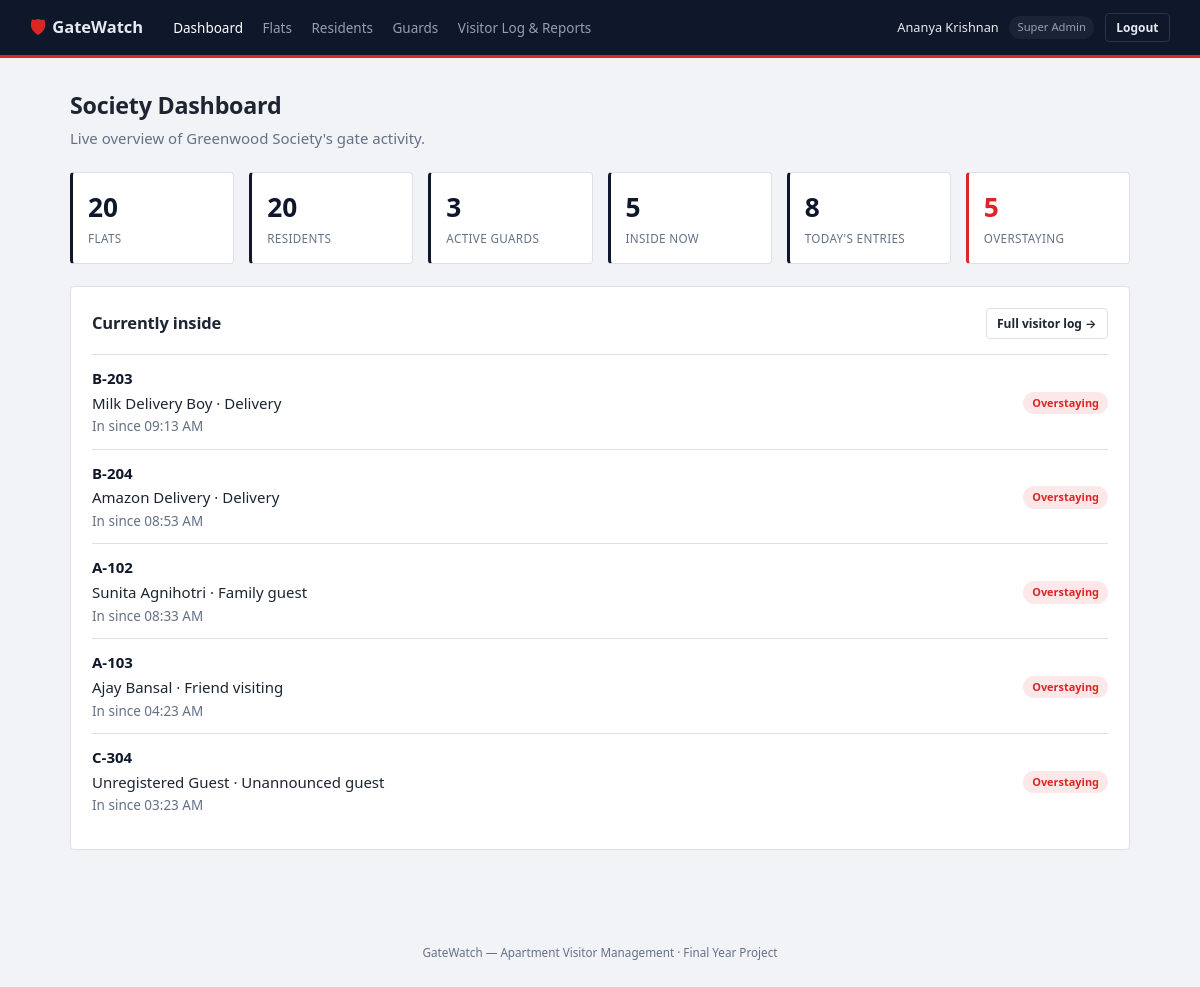
/index.php?route=admin/dashboard (signed in), run on the app's committed database.
### tables this page shows
CREATE TABLE visitor_logs (
    id                INT AUTO_INCREMENT PRIMARY KEY,
    gate_pass_id      INT NULL,
    flat_id           INT NOT NULL,
    visitor_name      VARCHAR(100) NOT NULL,
    visitor_phone     VARCHAR(20) NULL,
    purpose           VARCHAR(255) NULL,
    photo_note        VARCHAR(255) NULL,
    checked_in_at     DATETIME NOT NULL,
    checked_in_by     INT NOT NULL,
    checked_out_at    DATETIME NULL,
    checked_out_by    INT NULL,
    created_at        TIMESTAMP NOT NULL DEFAULT CURRENT_TIMESTAMP,
    FOREIGN KEY (gate_pass_id) REFERENCES gate_passes(id) ON DELETE SET NULL,
    FOREIGN KEY (flat_id) REFERENCES flats(id),
    FOREIGN KEY (checked_in_by) REFERENCES users(id),
    FOREIGN KEY (checked_out_by) REFERENCES users(id),
    KEY idx_visitor_logs_flat (flat_id),
    KEY idx_visitor_logs_checked_out (checked_out_at),
    KEY idx_visitor_logs_checked_in_at (checked_in_at)
);

CREATE TABLE flats (
    id            INT AUTO_INCREMENT PRIMARY KEY,
    block         VARCHAR(10) NOT NULL,
    number        VARCHAR(10) NOT NULL,
    floor         INT NULL,
    created_at    TIMESTAMP NOT NULL DEFAULT CURRENT_TIMESTAMP,
    UNIQUE KEY uniq_block_number (block, number)
);

### app/controllers/AdminController.php (called while the page is built, shortened)
<?php
require_once __DIR__ . '/../models/VisitorLog.php';
class AdminController
{
    public function dashboard(): void
    {
        $insideNow = VisitorLog::currentlyInside();
        $overstaying = array_filter($insideNow, fn($row) => VisitorLog::isOverstaying($row));
        $todayLog = VisitorLog::search(date('Y-m-d'), date('Y-m-d'), null);
        $pdo = Database::connect();
        $stats = [
            'flats'     => (int)$pdo->query('SELECT COUNT(*) AS c FROM flats')->fetch()['c'],
            'residents' => (int)$pdo->query('SELECT COUNT(*) AS c FROM residents')->fetch()['c'],
            'guards'    => (int)$pdo->query('SELECT COUNT(*) AS c FROM users WHERE role = "guard" AND status = "active"')->fetch()['c'],
            'inside'    => count($insideNow),
            'today'     => count($todayLog),
            'overstay'  => count($overstaying),
        ];
        require __DIR__ . '/../views/admin/dashboard.php';
    }
}

### public/index.php (called while the page is built, shortened)
<?php
require_once __DIR__ . '/../core/helpers.php';
require_once __DIR__ . '/../core/Database.php';
require_once __DIR__ . '/../app/models/VisitorLog.php';
require_once __DIR__ . '/../app/controllers/AdminController.php';
$router = new Router();
$router->get('login', fn() => (new AuthController())->showLogin());
$router->post('login', fn() => (new AuthController())->login());
$router->post('logout', fn() => (new AuthController())->logout());
$router->get('admin/dashboard', fn() => (new AdminController())->dashboard());
$router->get('admin/flats', fn() => (new AdminController())->flats());
$router->post('admin/flats/store', fn() => (new AdminController())->flatStore());
$router->post('admin/flats/update', fn() => (new AdminController())->flatUpdate());
$router->post('admin/flats/delete', fn() => (new AdminController())->flatDelete());
$router->get('admin/residents', fn() => (new AdminController())->residents());
$router->post('admin/residents/store', fn() => (new AdminController())->residentStore());
$router->post('admin/residents/status', fn() => (new AdminController())->residentStatus());
$router->get('admin/guards', fn() => (new AdminController())->guards());
$router->post('admin/guards/store', fn() => (new AdminController())->guardStore());
$router->post('admin/guards/status', fn() => (new AdminController())->guardStatus());
$router->get('admin/visitor-log', fn() => (new AdminController())->visitorLog());
$router->get('guard/dashboard', fn() => (new GuardController())->dashboard());
$router->get('guard/checkin', fn() => (new GuardController())->checkInForm());
$router->post('guard/checkin/lookup', fn() => (new GuardController())->lookupCode());
$router->post('guard/checkin/code', fn() => (new GuardController())->checkInByCode());
$router->post('guard/checkin/walkin', fn() => (new GuardController())->checkInWalkIn());
$router->post('guard/checkout', fn() => (new GuardController())->checkOut());
$router->get('resident/dashboard', fn() => (new ResidentController())->dashboard());
$router->get('resident/preapprove', fn() => (new ResidentController())->preapproveForm());
$router->post('resident/preapprove/store', fn() => (new ResidentController())->preapproveStore());
$router->post('resident/preapprove/cancel', fn() => (new ResidentController())->preapproveCancel());
$router->get('resident/history', fn() => (new ResidentController())->history());
$route = $_GET['route'] ?? '';
$router->dispatch($_SERVER['REQUEST_METHOD'], $route);

### core/Router.php (called while the page is built, shortened)
<?php
class Router
{
    private array $routes = ['GET' => [], 'POST' => []];
    public function get(string $route, callable $handler): void
    {
        $this->routes['GET'][$route] = $handler;
    }
    public function post(string $route, callable $handler): void
    {
        $this->routes['POST'][$route] = $handler;
    }
    public function dispatch(string $method, string $route): void
    {
        $handler = $this->routes[$method][$route] ?? null;
        try {
            $handler();
        } catch (Throwable $e) {
            error_log($e->getMessage());
            http_response_code(500);
            require __DIR__ . '/../app/views/errors/500.php';
        }
    }
}

### config/database.php (called while the page is built)
<?php
return [
    'host'     => '127.0.0.1',
    'port'     => 3306,
    'database' => 'apartment_visitor_management',
    'username' => 'root',
    'password' => '',
    'charset'  => 'utf8mb4',
];

### core/Database.php (called while the page is built)
<?php
class Database
{
    private static ?PDO $instance = null;
    public static function connect(): PDO
    {
        if (self::$instance === null) {
            $config = require __DIR__ . '/../config/database.php';
            $dsn = sprintf(
                'mysql:host=%s;port=%d;dbname=%s;charset=%s',
                $config['host'],
                $config['port'],
                $config['database'],
                $config['charset']
            );
            self::$instance = new PDO($dsn, $config['username'], $config['password'], [
                PDO::ATTR_ERRMODE            => PDO::ERRMODE_EXCEPTION,
                PDO::ATTR_DEFAULT_FETCH_MODE => PDO::FETCH_ASSOC,
                PDO::ATTR_EMULATE_PREPARES   => false,
            ]);
        }
        return self::$instance;
    }
}

### app/models/VisitorLog.php (called while the page is built, shortened)
<?php
require_once __DIR__ . '/../../core/Database.php';
class VisitorLog
{
    public static function currentlyInside(): array
    {
        $stmt = Database::connect()->query(
            self::baseSelect() . ' WHERE vl.checked_out_at IS NULL ORDER BY vl.checked_in_at DESC'
        );
        return $stmt->fetchAll();
    }
    public static function search(?string $dateFrom, ?string $dateTo, ?int $flatId): array
    {
        $sql = self::baseSelect() . ' WHERE 1=1';
        $params = [];
        if ($dateFrom) {
            $sql .= ' AND vl.checked_in_at >= ?';
            $params[] = $dateFrom . ' 00:00:00';
        }
        if ($dateTo) {
            $sql .= ' AND vl.checked_in_at <= ?';
            $params[] = $dateTo . ' 23:59:59';
        }
        $sql .= ' ORDER BY vl.checked_in_at DESC LIMIT 500';
        $stmt = Database::connect()->prepare($sql);
        $stmt->execute($params);
        return $stmt->fetchAll();
    }
    public static function overstayThreshold(array $row): int
    {
        if (!empty($row['gate_pass_id']) && !empty($row['expected_end'])) {
            return strtotime($row['expected_end']);
        }
        return strtotime($row['checked_in_at']) + self::WALKIN_MAX_STAY_HOURS * 3600;
    }
    public static function isOverstaying(array $row): bool
    {
        return empty($row['checked_out_at']) && time() > self::overstayThreshold($row);
    }
    private static function baseSelect(): string
    {
        return 'SELECT vl.*, f.block, f.number, gp.expected_end, gp.expected_start,
                        cib.name AS checked_in_by_name, cob.name AS checked_out_by_name
                 FROM visitor_logs vl
                 JOIN flats f ON f.id = vl.flat_id
                 LEFT JOIN gate_passes gp ON gp.id = vl.gate_pass_id
                 JOIN users cib ON cib.id = vl.checked_in_by
                 LEFT JOIN users cob ON cob.id = vl.checked_out_by';
    }
}

### core/helpers.php (called while the page is built, shortened)
<?php
function e(?string $value): string
{
    return htmlspecialchars($value ?? '', ENT_QUOTES, 'UTF-8');
}
function format_time(?string $datetime): string
{
    $ts = strtotime($datetime);
    return $ts === false ? '-' : date('h:i A', $ts);
}

### app/views/admin/dashboard.php (the view, shortened to what this page needs)
<?php $pageTitle = 'Dashboard'; require __DIR__ . '/../partials/header.php'; require __DIR__ . '/../partials/navbar.php'; ?>
<main class="page">
    <h1>Society Dashboard</h1>
    <p class="page-sub">Live overview of Greenwood Society's gate activity.</p>
    <div class="stat-grid">
        <div class="stat-tile"><span class="stat-value"><?= $stats['flats'] ?></span><span class="stat-label">Flats</span></div>
        <div class="stat-tile"><span class="stat-value"><?= $stats['residents'] ?></span><span class="stat-label">Residents</span></div>
        <div class="stat-tile"><span class="stat-value"><?= $stats['guards'] ?></span><span class="stat-label">Active Guards</span></div>
        <div class="stat-tile"><span class="stat-value"><?= $stats['inside'] ?></span><span class="stat-label">Inside Now</span></div>
        <div class="stat-tile"><span class="stat-value"><?= $stats['today'] ?></span><span class="stat-label">Today's Entries</span></div>
        <div class="stat-tile stat-alert"><span class="stat-value"><?= $stats['overstay'] ?></span><span class="stat-label">Overstaying</span></div>
    </div>
    <div class="card">
        <div class="card-head">
            <h2>Currently inside</h2>
            <a class="btn btn-ghost btn-sm" href="/index.php?route=admin/visitor-log">Full visitor log &rarr;</a>
        </div>
        <?php if (empty($insideNow)): ?>
            <p class="empty-state">No visitors on the premises right now.</p>
        <?php else: ?>
            <?php foreach ($insideNow as $row): $over = VisitorLog::isOverstaying($row); ?>
                <div class="inside-row">
                    <div class="inside-row-main">
                        <span class="inside-row-flat"><?= e($row['block'] . '-' . $row['number']) ?></span>
                        <span><?= e($row['visitor_name']) ?><?php if (!empty($row['purpose'])): ?> &middot; <?= e($row['purpose']) ?><?php endif; ?></span>
                        <span class="muted">In since <?= format_time($row['checked_in_at']) ?></span>
                    </div>
                    <div>
                        <?php if ($over): ?><span class="badge badge-overstay">Overstaying</span><?php else: ?><span class="badge badge-inside">Inside</span><?php endif; ?>
                    </div>
                </div>
            <?php endforeach; ?>
        <?php endif; ?>
    </div>
</main>
<?php require __DIR__ . '/../partials/footer.php'; ?>

### data on the page
visitor_logs: flat.number "B-203", visitor_name "Milk Delivery Boy", purpose "Delivery", checked_in_at "09:13 AM", shows "Overstaying"
visitor_logs: flat.number "B-204", visitor_name "Amazon Delivery", purpose "Delivery", checked_in_at "08:53 AM", shows "Overstaying"
visitor_logs: flat.number "A-102", visitor_name "Sunita Agnihotri", purpose "Family guest", checked_in_at "08:33 AM", shows "Overstaying"
visitor_logs: flat.number "A-103", visitor_name "Ajay Bansal", purpose "Friend visiting", checked_in_at "04:23 AM", shows "Overstaying"
visitor_logs: flat.number "C-304", visitor_name "Unregistered Guest", purpose "Unannounced guest", checked_in_at "03:23 AM", shows "Overstaying"

### other printed values
$label "Dashboard"
$label "Flats"
$label "Residents"
$label "Guards"
$label "Visitor Log & Reports"
Auth::name() "Ananya Krishnan"
str_replace('_', ' ', $role) "Super Admin"
$stats['flats'] "20"
$stats['residents'] "20"
$stats['guards'] "3"
$stats['inside'] "5"
$stats['today'] "8"
$stats['overstay'] "5"
